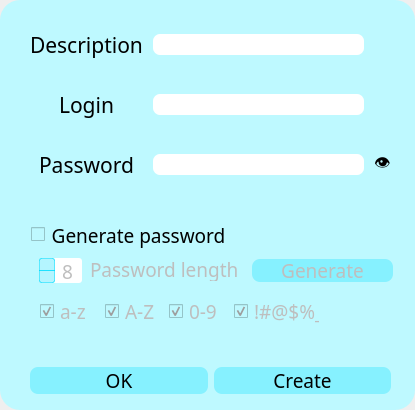
<?xml version="1.0" encoding="UTF-8"?>
<ui version="4.0">
 <class>Dialog</class>
 <widget class="QDialog" name="Dialog">
  <property name="geometry">
   <rect>
    <x>0</x>
    <y>0</y>
    <width>415</width>
    <height>410</height>
   </rect>
  </property>
  <property name="windowTitle">
   <string>Dialog</string>
  </property>
  <widget class="QFrame" name="frame">
   <property name="geometry">
    <rect>
     <x>0</x>
     <y>0</y>
     <width>415</width>
     <height>410</height>
    </rect>
   </property>
   <property name="font">
    <font>
     <family>Bahnschrift Light</family>
    </font>
   </property>
   <property name="styleSheet">
    <string notr="true">background-color: rgb(190, 249, 255);
border-radius: 20;</string>
   </property>
   <property name="frameShape">
    <enum>QFrame::StyledPanel</enum>
   </property>
   <property name="frameShadow">
    <enum>QFrame::Raised</enum>
   </property>
   <widget class="QWidget" name="gridLayoutWidget">
    <property name="geometry">
     <rect>
      <x>30</x>
      <y>10</y>
      <width>361</width>
      <height>191</height>
     </rect>
    </property>
    <layout class="QGridLayout" name="gridLayout">
     <property name="spacing">
      <number>10</number>
     </property>
     <item row="0" column="0">
      <widget class="QLabel" name="label">
       <property name="font">
        <font>
         <family>Bahnschrift Light</family>
         <pointsize>16</pointsize>
        </font>
       </property>
       <property name="text">
        <string>Description</string>
       </property>
      </widget>
     </item>
     <item row="2" column="1">
      <widget class="QLineEdit" name="password_lineEdit">
       <property name="font">
        <font>
         <pointsize>12</pointsize>
        </font>
       </property>
       <property name="styleSheet">
        <string notr="true">background-color: rgb(255, 255, 255);
border-radius: 7px;</string>
       </property>
      </widget>
     </item>
     <item row="0" column="1">
      <widget class="QLineEdit" name="descr_lineEdit">
       <property name="font">
        <font>
         <pointsize>12</pointsize>
        </font>
       </property>
       <property name="styleSheet">
        <string notr="true">background-color: rgb(255, 255, 255);
border-radius: 7px;</string>
       </property>
      </widget>
     </item>
     <item row="1" column="0">
      <widget class="QLabel" name="label_2">
       <property name="font">
        <font>
         <family>Bahnschrift Light</family>
         <pointsize>16</pointsize>
        </font>
       </property>
       <property name="text">
        <string>Login</string>
       </property>
       <property name="alignment">
        <set>Qt::AlignCenter</set>
       </property>
      </widget>
     </item>
     <item row="2" column="0">
      <widget class="QLabel" name="label_3">
       <property name="font">
        <font>
         <family>Bahnschrift Light</family>
         <pointsize>16</pointsize>
        </font>
       </property>
       <property name="text">
        <string>Password</string>
       </property>
       <property name="alignment">
        <set>Qt::AlignCenter</set>
       </property>
      </widget>
     </item>
     <item row="1" column="1">
      <widget class="QLineEdit" name="login_lineEdit">
       <property name="font">
        <font>
         <pointsize>12</pointsize>
        </font>
       </property>
       <property name="styleSheet">
        <string notr="true">background-color: rgb(255, 255, 255);
border-radius: 7px;</string>
       </property>
      </widget>
     </item>
     <item row="2" column="2">
      <widget class="QPushButton" name="show_char_button">
       <property name="font">
        <font>
         <family>Bahnschrift Light</family>
         <pointsize>12</pointsize>
         <stylestrategy>PreferAntialias</stylestrategy>
         <kerning>false</kerning>
        </font>
       </property>
       <property name="styleSheet">
        <string notr="true">QPushButton {
}
QPushButton:hover {
font-weight: 700;
}</string>
       </property>
       <property name="text">
        <string>👁</string>
       </property>
      </widget>
     </item>
    </layout>
   </widget>
   <widget class="QWidget" name="horizontalLayoutWidget">
    <property name="geometry">
     <rect>
      <x>30</x>
      <y>360</y>
      <width>361</width>
      <height>41</height>
     </rect>
    </property>
    <layout class="QHBoxLayout" name="horizontalLayout">
     <item>
      <widget class="QPushButton" name="cancel_button">
       <property name="sizePolicy">
        <sizepolicy hsizetype="Ignored" vsizetype="Fixed">
         <horstretch>0</horstretch>
         <verstretch>0</verstretch>
        </sizepolicy>
       </property>
       <property name="font">
        <font>
         <family>Bahnschrift Light</family>
         <pointsize>14</pointsize>
        </font>
       </property>
       <property name="styleSheet">
        <string notr="true">QPushButton{
background-color: rgba(0, 221, 255, 75);
border-radius:8px;
}
QPushButton:hover {
 background-color: rgba(0, 221, 255, 150);
}</string>
       </property>
       <property name="text">
        <string>OK</string>
       </property>
      </widget>
     </item>
     <item>
      <widget class="QPushButton" name="create_button">
       <property name="sizePolicy">
        <sizepolicy hsizetype="Preferred" vsizetype="Fixed">
         <horstretch>0</horstretch>
         <verstretch>0</verstretch>
        </sizepolicy>
       </property>
       <property name="font">
        <font>
         <family>Bahnschrift Light</family>
         <pointsize>14</pointsize>
        </font>
       </property>
       <property name="styleSheet">
        <string notr="true">
QPushButton{
background-color: rgba(0, 221, 255, 75);
border-radius:8px;
}
QPushButton:hover {
 background-color: rgba(0, 221, 255, 150);
}</string>
       </property>
       <property name="text">
        <string>Create</string>
       </property>
      </widget>
     </item>
    </layout>
   </widget>
   <widget class="QLabel" name="error_label">
    <property name="geometry">
     <rect>
      <x>0</x>
      <y>329</y>
      <width>411</width>
      <height>21</height>
     </rect>
    </property>
    <property name="font">
     <font>
      <family>Bahnschrift Light</family>
      <pointsize>14</pointsize>
     </font>
    </property>
    <property name="text">
     <string/>
    </property>
    <property name="alignment">
     <set>Qt::AlignCenter</set>
    </property>
   </widget>
   <widget class="QGroupBox" name="groupBox">
    <property name="geometry">
     <rect>
      <x>30</x>
      <y>220</y>
      <width>371</width>
      <height>121</height>
     </rect>
    </property>
    <property name="font">
     <font>
      <family>Bahnschrift Light</family>
      <pointsize>14</pointsize>
     </font>
    </property>
    <property name="focusPolicy">
     <enum>Qt::NoFocus</enum>
    </property>
    <property name="styleSheet">
     <string notr="true">border-radius: 0;</string>
    </property>
    <property name="title">
     <string>Generate password</string>
    </property>
    <property name="flat">
     <bool>true</bool>
    </property>
    <property name="checkable">
     <bool>true</bool>
    </property>
    <property name="checked">
     <bool>false</bool>
    </property>
    <widget class="QPushButton" name="generate_button">
     <property name="geometry">
      <rect>
       <x>222</x>
       <y>39</y>
       <width>141</width>
       <height>23</height>
      </rect>
     </property>
     <property name="sizePolicy">
      <sizepolicy hsizetype="Fixed" vsizetype="Fixed">
       <horstretch>0</horstretch>
       <verstretch>0</verstretch>
      </sizepolicy>
     </property>
     <property name="font">
      <font>
       <family>Bahnschrift Light</family>
       <pointsize>14</pointsize>
      </font>
     </property>
     <property name="styleSheet">
      <string notr="true">
QPushButton{
background-color: rgba(0, 221, 255, 75);
border-radius:8px;
}
QPushButton:hover {
 background-color: rgba(0, 221, 255, 150);
}</string>
     </property>
     <property name="text">
      <string>Generate</string>
     </property>
    </widget>
    <widget class="QLabel" name="label_5">
     <property name="geometry">
      <rect>
       <x>60</x>
       <y>38</y>
       <width>151</width>
       <height>23</height>
      </rect>
     </property>
     <property name="font">
      <font>
       <family>Bahnschrift Light</family>
       <pointsize>14</pointsize>
      </font>
     </property>
     <property name="text">
      <string>Password length</string>
     </property>
    </widget>
    <widget class="QSpinBox" name="length_spinBox">
     <property name="geometry">
      <rect>
       <x>9</x>
       <y>38</y>
       <width>43</width>
       <height>25</height>
      </rect>
     </property>
     <property name="sizePolicy">
      <sizepolicy hsizetype="Fixed" vsizetype="Fixed">
       <horstretch>0</horstretch>
       <verstretch>0</verstretch>
      </sizepolicy>
     </property>
     <property name="font">
      <font>
       <family>Bahnschrift Light</family>
       <pointsize>14</pointsize>
      </font>
     </property>
     <property name="accessibleName">
      <string/>
     </property>
     <property name="layoutDirection">
      <enum>Qt::RightToLeft</enum>
     </property>
     <property name="styleSheet">
      <string notr="true">QSpinBox{
border-radius: 3px;
	background-color: rgb(255, 255, 255);
}
QSpinBox::up-button{
background-color:  rgba(0, 221, 255, 75);
border: 1px solid rgba(0, 221, 255, 150); 
border-radius:2px;
border-bottom-left-radius:0;
border-bottom-right-radius:0;
height:11px;
}
QSpinBox::down-button{
background-color:  rgba(0, 221, 255, 75);
border: 1px solid rgba(0, 221, 255, 150); 
border-radius:2px;
border-top-left-radius:0;
border-top-right-radius:0;
height:11px;
}

QSpinBox::up-button:hover, QSpinBox::down-button:hover {
 background-color: rgba(0, 221, 255, 150);
}
QSpinBox::up-arrow, QSpinBox::down-arrow {
                width: 0px;
                height: 0px;
                image
            }</string>
     </property>
     <property name="wrapping">
      <bool>false</bool>
     </property>
     <property name="frame">
      <bool>true</bool>
     </property>
     <property name="alignment">
      <set>Qt::AlignCenter</set>
     </property>
     <property name="readOnly">
      <bool>false</bool>
     </property>
     <property name="buttonSymbols">
      <enum>QAbstractSpinBox::UpDownArrows</enum>
     </property>
     <property name="accelerated">
      <bool>false</bool>
     </property>
     <property name="showGroupSeparator" stdset="0">
      <bool>false</bool>
     </property>
     <property name="maximum">
      <number>32</number>
     </property>
     <property name="value">
      <number>8</number>
     </property>
    </widget>
    <widget class="QCheckBox" name="symb_checkBox">
     <property name="geometry">
      <rect>
       <x>204</x>
       <y>80</y>
       <width>85</width>
       <height>23</height>
      </rect>
     </property>
     <property name="font">
      <font>
       <family>Bahnschrift Light</family>
       <pointsize>14</pointsize>
      </font>
     </property>
     <property name="text">
      <string>!#@$%_</string>
     </property>
     <property name="checked">
      <bool>true</bool>
     </property>
    </widget>
    <widget class="QCheckBox" name="digits_checkBox">
     <property name="geometry">
      <rect>
       <x>139</x>
       <y>80</y>
       <width>48</width>
       <height>23</height>
      </rect>
     </property>
     <property name="font">
      <font>
       <family>Bahnschrift Light</family>
       <pointsize>14</pointsize>
      </font>
     </property>
     <property name="text">
      <string>0-9</string>
     </property>
     <property name="checked">
      <bool>true</bool>
     </property>
    </widget>
    <widget class="QCheckBox" name="lower_checkBox">
     <property name="geometry">
      <rect>
       <x>10</x>
       <y>80</y>
       <width>47</width>
       <height>23</height>
      </rect>
     </property>
     <property name="font">
      <font>
       <family>Bahnschrift Light</family>
       <pointsize>14</pointsize>
      </font>
     </property>
     <property name="text">
      <string>a-z</string>
     </property>
     <property name="checked">
      <bool>true</bool>
     </property>
    </widget>
    <widget class="QCheckBox" name="upper_checkBox">
     <property name="geometry">
      <rect>
       <x>75</x>
       <y>80</y>
       <width>50</width>
       <height>23</height>
      </rect>
     </property>
     <property name="font">
      <font>
       <family>Bahnschrift Light</family>
       <pointsize>14</pointsize>
      </font>
     </property>
     <property name="text">
      <string>A-Z</string>
     </property>
     <property name="checked">
      <bool>true</bool>
     </property>
    </widget>
    <zorder>label_5</zorder>
    <zorder>length_spinBox</zorder>
    <zorder>generate_button</zorder>
    <zorder>symb_checkBox</zorder>
    <zorder>lower_checkBox</zorder>
    <zorder>digits_checkBox</zorder>
    <zorder>upper_checkBox</zorder>
   </widget>
  </widget>
 </widget>
 <resources/>
 <connections/>
</ui>
